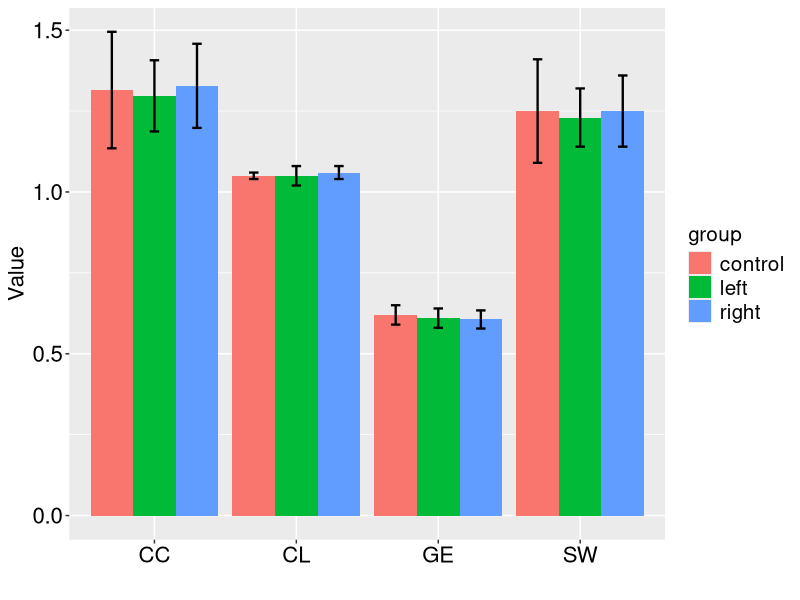

Write R code to recreate this figure.
#This file is used to plot significant figure. 
library(ggplot2)
data2plot <- data.frame(
  trt = factor(c('CC','CC', 'CC','CL', 'CL','CL','GE','GE','GE','SW','SW','SW')),
  resp = c(1.315,1.297,1.328, 1.05,1.05,1.06, 0.62,0.61,0.606, 1.25,1.23,1.25),
  group = factor(c(1, 2, 3, 1, 2, 3, 1, 2, 3, 1, 2, 3)),
  se = c(0.18,0.11,0.13, 0.01,0.03,0.02, 0.03,0.03,0.028, 0.16,0.09,0.11)
)

data2plot$group <- factor(data2plot$group,labels = c('control','left','right'),levels = c(1,2,3))

limits <- aes(ymax = resp + se, ymin=resp - se)
dodge <- position_dodge(width=0.9)
plot1 <- ggplot(data=data2plot,aes(x=trt,y=resp,fill=group))

plot1 <- plot1 + geom_bar(position=dodge,stat='identity') + geom_errorbar(limits,position=dodge,width=0.2,size = 0.8)+
xlab(' ') + ylab('Value') + theme(axis.text=element_text(colour='#000000',size=16),
legend.text = element_text(size=15),legend.title = element_text(size=15),axis.title = element_text(size=16))